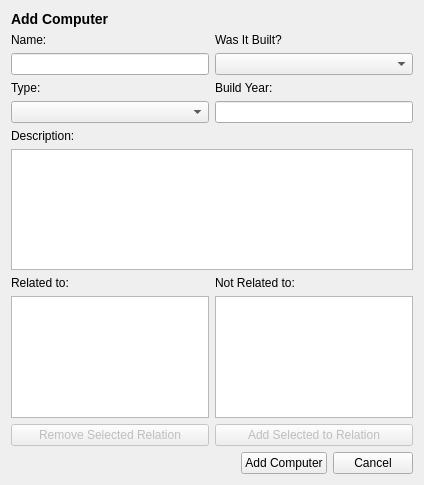
<?xml version="1.0" encoding="UTF-8"?>
<ui version="4.0">
 <class>addComputer</class>
 <widget class="QDialog" name="addComputer">
  <property name="geometry">
   <rect>
    <x>0</x>
    <y>0</y>
    <width>424</width>
    <height>485</height>
   </rect>
  </property>
  <property name="windowTitle">
   <string>Add Computer</string>
  </property>
  <property name="windowIcon">
   <iconset resource="resources.qrc">
    <normaloff>:/icons/Images/add_comp.png</normaloff>:/icons/Images/add_comp.png</iconset>
  </property>
  <layout class="QVBoxLayout" name="verticalLayout_6">
   <item>
    <widget class="QLabel" name="label_add_computer">
     <property name="text">
      <string>&lt;html&gt;&lt;head/&gt;&lt;body&gt;&lt;p&gt;&lt;span style=&quot; font-size:large; font-weight:600;&quot;&gt;Add Computer&lt;/span&gt;&lt;/p&gt;&lt;/body&gt;&lt;/html&gt;</string>
     </property>
    </widget>
   </item>
   <item>
    <layout class="QHBoxLayout" name="horizontalLayout_8">
     <item>
      <layout class="QVBoxLayout" name="verticalLayout_2">
       <item>
        <layout class="QHBoxLayout" name="horizontalLayout_2">
         <item>
          <widget class="QLabel" name="label_computer_name">
           <property name="text">
            <string>Name: </string>
           </property>
          </widget>
         </item>
         <item>
          <widget class="QLabel" name="label_computer_name_error">
           <property name="text">
            <string/>
           </property>
          </widget>
         </item>
        </layout>
       </item>
       <item>
        <widget class="QLineEdit" name="input_computer_name"/>
       </item>
       <item>
        <layout class="QHBoxLayout" name="horizontalLayout_3">
         <item>
          <widget class="QLabel" name="label_computer_type">
           <property name="text">
            <string>Type:</string>
           </property>
          </widget>
         </item>
         <item>
          <widget class="QLabel" name="label_computer_type_error">
           <property name="text">
            <string/>
           </property>
          </widget>
         </item>
        </layout>
       </item>
       <item>
        <widget class="QComboBox" name="dropdown_type"/>
       </item>
      </layout>
     </item>
     <item>
      <layout class="QVBoxLayout" name="verticalLayout">
       <item>
        <layout class="QHBoxLayout" name="horizontalLayout">
         <item>
          <widget class="QLabel" name="label_computer_birth_year">
           <property name="text">
            <string>Was It Built?</string>
           </property>
          </widget>
         </item>
         <item>
          <widget class="QLabel" name="label_computer_build_error">
           <property name="text">
            <string/>
           </property>
          </widget>
         </item>
        </layout>
       </item>
       <item>
        <widget class="QComboBox" name="dropdown_was_it_built"/>
       </item>
       <item>
        <layout class="QHBoxLayout" name="horizontalLayout_4">
         <item>
          <widget class="QLabel" name="label_computer_build_year">
           <property name="text">
            <string>Build Year:</string>
           </property>
          </widget>
         </item>
         <item>
          <widget class="QLabel" name="label_computer_build_year_error">
           <property name="text">
            <string/>
           </property>
          </widget>
         </item>
        </layout>
       </item>
       <item>
        <widget class="QLineEdit" name="input_computer_build_year"/>
       </item>
      </layout>
     </item>
    </layout>
   </item>
   <item>
    <layout class="QVBoxLayout" name="verticalLayout_3">
     <item>
      <layout class="QHBoxLayout" name="horizontalLayout_5">
       <item>
        <widget class="QLabel" name="label_computer_description">
         <property name="text">
          <string>Description:</string>
         </property>
        </widget>
       </item>
       <item>
        <widget class="QLabel" name="label_computer_description_error">
         <property name="text">
          <string/>
         </property>
        </widget>
       </item>
      </layout>
     </item>
     <item>
      <widget class="QTextEdit" name="input_computer_description"/>
     </item>
    </layout>
   </item>
   <item>
    <layout class="QHBoxLayout" name="horizontalLayout_7">
     <item>
      <layout class="QVBoxLayout" name="verticalLayout_5">
       <item>
        <widget class="QLabel" name="label_computer_related_to">
         <property name="text">
          <string>Related to:</string>
         </property>
        </widget>
       </item>
       <item>
        <widget class="QListWidget" name="list_related_pioneers"/>
       </item>
       <item>
        <widget class="QPushButton" name="button_remove_relation">
         <property name="enabled">
          <bool>false</bool>
         </property>
         <property name="text">
          <string>Remove Selected Relation</string>
         </property>
        </widget>
       </item>
      </layout>
     </item>
     <item>
      <layout class="QVBoxLayout" name="verticalLayout_4">
       <item>
        <widget class="QLabel" name="label_computer_not_related_to">
         <property name="text">
          <string>Not Related to:</string>
         </property>
        </widget>
       </item>
       <item>
        <widget class="QListWidget" name="list_unrelated_pioneers"/>
       </item>
       <item>
        <widget class="QPushButton" name="button_add_relation">
         <property name="enabled">
          <bool>false</bool>
         </property>
         <property name="text">
          <string>Add Selected to Relation</string>
         </property>
        </widget>
       </item>
      </layout>
     </item>
    </layout>
   </item>
   <item>
    <layout class="QHBoxLayout" name="horizontalLayout_6">
     <item>
      <spacer name="horizontalSpacer">
       <property name="orientation">
        <enum>Qt::Horizontal</enum>
       </property>
       <property name="sizeHint" stdset="0">
        <size>
         <width>40</width>
         <height>20</height>
        </size>
       </property>
      </spacer>
     </item>
     <item>
      <widget class="QPushButton" name="button_add_computer">
       <property name="text">
        <string>Add Computer</string>
       </property>
      </widget>
     </item>
     <item>
      <widget class="QPushButton" name="button_computer_cancel">
       <property name="text">
        <string>Cancel</string>
       </property>
      </widget>
     </item>
    </layout>
   </item>
  </layout>
 </widget>
 <tabstops>
  <tabstop>input_computer_name</tabstop>
  <tabstop>input_computer_build_year</tabstop>
  <tabstop>button_add_computer</tabstop>
 </tabstops>
 <resources>
  <include location="resources.qrc"/>
 </resources>
 <connections/>
</ui>
